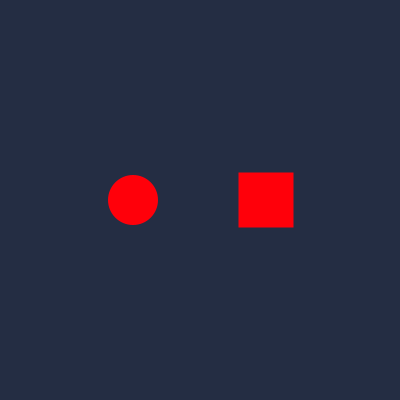
Frame 1 (no input)
Frame 60 (the mouse pressed at the canvas centre just before this capture): identical to frame 1, image omitted
Frame 120 (the mouse held since frame 60 and released just before this capture): identical to frame 1, image omitted

The Processing sketch that drew this single still picture (run headless with seeded random() and noise(); from frame 60 on, the mouse is pressed at the canvas centre):

// Processing sketch: processing_68984
// ── processing_68984.pde

/************************
 Deux Bouttons
 Par Simon Gauthier
 UQAM 2012    EDM4600
*************************/

// Sources des inspirations et des exemples utilisés sont de provenance de Thomas O. Fredericks à l'adresse www.openprocessing.org/classroom/1228
 
// Déclaration des variables
int etatCercle;
int etatRectangle;
int gauche = 266 - 55/2;
int droite = 266 + 55/2;
int haut = 200 - 55/2;
int bas = 200 + 55/2;
float tranche = TWO_PI / 10;
float circleCount = 0;
float rectangleCount = 0;
final int ON = 1;
final int OFF = 0;


// Fonction de départ et états à OFF
void setup() {
 
  size(400, 400);
  smooth();
 
  etatCercle = OFF;
  etatRectangle = OFF;
   
}
 
 
// Fonction draw pour le cercle et le rectangle
void draw () {
   
  background(36, 45, 67);
 
// lignes horizontales
  int a = 0;
  stroke(0);
  strokeWeight(7);
  while (a <  rectangleCount) {
  line(0, a*20+10, width, a*20+10);
  a = a + 1;
  }
  drawRectangle();
 
// lignes autour du cercle et doit être placé après le rectangle pour que les lignes de background soient derrière le cercle
strokeWeight(7);
stroke(0);
float rads = 0;
while ( rads < circleCount ) {
float x1 = 133 + cos(rads) * (50/2 + 5);
float y1 = 200 + sin(rads) * (50/2 + 5);
float x2 = 133 + cos(rads) * 70;
float y2 = 200 + sin(rads) * 70;
line(x1, y1, x2, y2);
  rads = rads + tranche;
  }
  drawCercle();
   
}
 
 
// Actions réalisés lors du clic de la souris
void mousePressed() {
 
// Vérifie si le clic de la souris est a l'interieur du cercle et effectue le changement d'etat lors du clic de souris 
  float distance = dist(mouseX, mouseY, 133, 200);
  if (distance < 50/2) {
    if (etatCercle == OFF) {
      etatCercle = ON;
    }
    else {
      etatCercle = OFF;
    }
  }
 
// Vérifie si le clic de la souris est à l'interieur du rectangle et éffectue le changement d'état lors du clic de souris 
  if (mouseX > gauche  && mouseX < droite && mouseY < bas && mouseY > haut) {
    if (etatRectangle == OFF) {
      etatRectangle = ON;
    }
  }
   
}
 
 
// Actions à faire lorsque le bouton de la souris est relaché
void mouseReleased() {
 
  etatRectangle = OFF;
   
} 
 
 

 
 
// Dessin du rectangle 
void drawRectangle() {
 
  if (etatRectangle == ON) {
    if (rectangleCount < 20) {
      rectangleCount = rectangleCount + 1;
    }
    fill(4, 255, 180);
  }
  else {
    if (rectangleCount > 0) {
      rectangleCount = rectangleCount - 1;
    }
    fill(255, 0, 10);
  }
  noStroke();
  rectMode(CENTER);
  rect (266, 200, 55, 55);
   
}


// Dessin du cercle
void drawCercle() {
   
  if (etatCercle == ON) {
    if (circleCount < 6) {
      circleCount = circleCount + 0.3;
    }
    fill(4, 255, 180);
  }
  else {
    if (circleCount > 0 ) {
      circleCount = circleCount - 0.3;
    }
    fill(255, 0, 10);
  }
  noStroke();
  ellipse (133, 200, 50, 50);
   
}

//SG 2012
